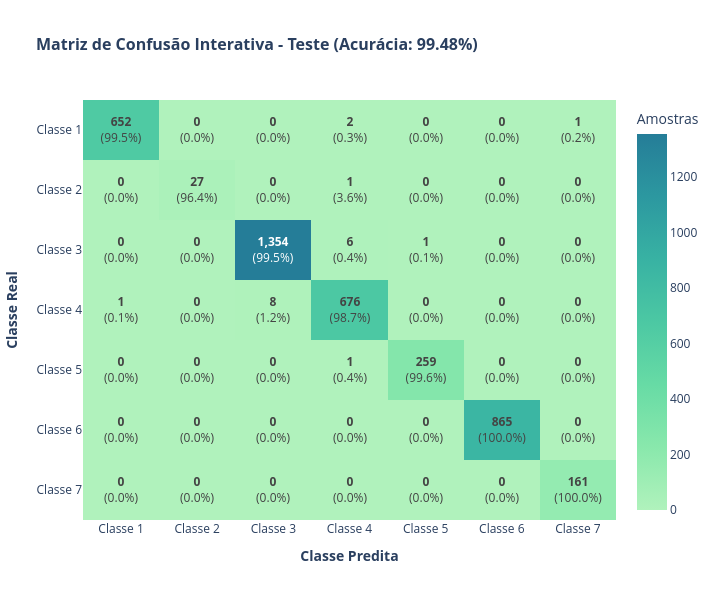

The code cell stored with this chart in its notebook:
### Code cell
# =====================================================================
# 2. MATRIZ DE CONFUSÃO INTERATIVA EM PLOTLY
# =====================================================================
# Matriz de texto com informações combinadas (contagem + percentual)
text_matriz = [
    [f"<b>{cm_absoluta[i][j]:,}</b><br>({cm_normalizada[i][j]:.1f}%)" for j in range(7)]
    for i in range(7)
]

fig_cm_plotly = go.Figure(
    data=go.Heatmap(
        z=cm_absoluta,
        x=nomes_classes_originais,
        y=nomes_classes_originais,
        text=text_matriz,
        texttemplate="%{text}",
        textfont={"size": 12},
        colorscale="Tealgrn",
        colorbar={"title": "Amostras"},
        hoverongaps=False,
    )
)

fig_cm_plotly.update_layout(
    title={
        "text": f"<b>Matriz de Confusão Interativa - Teste (Acurácia: {acuracia_teste * 100:.2f}%)</b>",
        "font": {"size": 16},
    },
    xaxis={"title": "<b>Classe Predita</b>", "side": "bottom"},
    yaxis={"title": "<b>Classe Real</b>", "autorange": "reversed"},
    width=720,
    height=600,
    template="plotly_white",
)

fig_cm_plotly.show()

### Figure 1 — Plotly figure (JSON) as saved in the notebook; plotly's stock layout.template omitted (floating-point values rounded to 4 significant figures)
{"data": [{"colorbar": {"title": {"text": "Amostras"}}, "colorscale": [[0.0, "rgb(176, 242, 188)"], [0.1667, "rgb(137, 232, 172)"], [0.3333, "rgb(103, 219, 165)"], [0.5, "rgb(76, 200, 163)"], [0.6667, "rgb(56, 178, 163)"], [0.8333, "rgb(44, 152, 160)"], [1.0, "rgb(37, 125, 152)"]], "hoverongaps": false, "text": [["<b>652</b><br>(99.5%)", "<b>0</b><br>(0.0%)", "<b>0</b><br>(0.0%)", "<b>2</b><br>(0.3%)", "<b>0</b><br>(0.0%)", "<b>0</b><br>(0.0%)", "<b>1</b><br>(0.2%)"], ["<b>0</b><br>(0.0%)", "<b>27</b><br>(96.4%)", "<b>0</b><br>(0.0%)", "<b>1</b><br>(3.6%)", "<b>0</b><br>(0.0%)", "<b>0</b><br>(0.0%)", "<b>0</b><br>(0.0%)"], ["<b>0</b><br>(0.0%)", "<b>0</b><br>(0.0%)", "<b>1,354</b><br>(99.5%)", "<b>6</b><br>(0.4%)", "<b>1</b><br>(0.1%)", "<b>0</b><br>(0.0%)", "<b>0</b><br>(0.0%)"], ["<b>1</b><br>(0.1%)", "<b>0</b><br>(0.0%)", "<b>8</b><br>(1.2%)", "<b>676</b><br>(98.7%)", "<b>0</b><br>(0.0%)", "<b>0</b><br>(0.0%)", "<b>0</b><br>(0.0%)"], ["<b>0</b><br>(0.0%)", "<b>0</b><br>(0.0%)", "<b>0</b><br>(0.0%)", "<b>1</b><br>(0.4%)", "<b>259</b><br>(99.6%)", "<b>0</b><br>(0.0%)", "<b>0</b><br>(0.0%)"], ["<b>0</b><br>(0.0%)", "<b>0</b><br>(0.0%)", "<b>0</b><br>(0.0%)", "<b>0</b><br>(0.0%)", "<b>0</b><br>(0.0%)", "<b>865</b><br>(100.0%)", "<b>0</b><br>(0.0%)"], ["<b>0</b><br>(0.0%)", "<b>0</b><br>(0.0%)", "<b>0</b><br>(0.0%)", "<b>0</b><br>(0.0%)", "<b>0</b><br>(0.0%)", "<b>0</b><br>(0.0%)", "<b>161</b><br>(100.0%)"]], "textfont": {"size": 12}, "texttemplate": "%{text}", "type": "heatmap", "x": ["Classe 1", "Classe 2", "Classe 3", "Classe 4", "Classe 5", "Classe 6", "Classe 7"], "y": ["Classe 1", "Classe 2", "Classe 3", "Classe 4", "Classe 5", "Classe 6", "Classe 7"], "z": [[652, 0, 0, 2, 0, 0, 1], [0, 27, 0, 1, 0, 0, 0], [0, 0, 1354, 6, 1, 0, 0], [1, 0, 8, 676, 0, 0, 0], [0, 0, 0, 1, 259, 0, 0], [0, 0, 0, 0, 0, 865, 0], [0, 0, 0, 0, 0, 0, 161]]}], "layout": {"height": 600, "title": {"font": {"size": 16}, "text": "<b>Matriz de Confusão Interativa - Teste (Acurácia: 99.48%)</b>"}, "width": 720, "xaxis": {"side": "bottom", "title": {"text": "<b>Classe Predita</b>"}}, "yaxis": {"autorange": "reversed", "title": {"text": "<b>Classe Real</b>"}}}}
